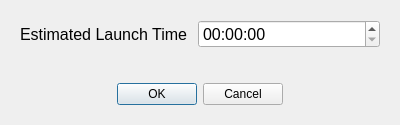
<?xml version="1.0" encoding="UTF-8"?>
<ui version="4.0">
 <class>LaunchTimeDialog</class>
 <widget class="QDialog" name="LaunchTimeDialog">
  <property name="geometry">
   <rect>
    <x>0</x>
    <y>0</y>
    <width>400</width>
    <height>125</height>
   </rect>
  </property>
  <property name="sizePolicy">
   <sizepolicy hsizetype="Fixed" vsizetype="Fixed">
    <horstretch>0</horstretch>
    <verstretch>0</verstretch>
   </sizepolicy>
  </property>
  <property name="windowTitle">
   <string>MEEGA - ELT</string>
  </property>
  <layout class="QVBoxLayout" name="verticalLayout">
   <property name="spacing">
    <number>10</number>
   </property>
   <property name="leftMargin">
    <number>20</number>
   </property>
   <property name="topMargin">
    <number>20</number>
   </property>
   <property name="rightMargin">
    <number>20</number>
   </property>
   <property name="bottomMargin">
    <number>20</number>
   </property>
   <item>
    <layout class="QFormLayout" name="formLayout">
     <item row="0" column="1">
      <widget class="QTimeEdit" name="launchTimeEdit">
       <property name="font">
        <font>
         <pointsize>12</pointsize>
        </font>
       </property>
       <property name="displayFormat">
        <string>HH:mm:ss</string>
       </property>
      </widget>
     </item>
     <item row="0" column="0">
      <widget class="QLabel" name="launchTimeLabel">
       <property name="font">
        <font>
         <pointsize>12</pointsize>
        </font>
       </property>
       <property name="text">
        <string>Estimated Launch Time</string>
       </property>
      </widget>
     </item>
    </layout>
   </item>
   <item>
    <spacer name="verticalSpacer">
     <property name="orientation">
      <enum>Qt::Orientation::Vertical</enum>
     </property>
     <property name="sizeType">
      <enum>QSizePolicy::Policy::MinimumExpanding</enum>
     </property>
     <property name="sizeHint" stdset="0">
      <size>
       <width>20</width>
       <height>10</height>
      </size>
     </property>
    </spacer>
   </item>
   <item>
    <widget class="QDialogButtonBox" name="buttonBox">
     <property name="orientation">
      <enum>Qt::Orientation::Horizontal</enum>
     </property>
     <property name="standardButtons">
      <set>QDialogButtonBox::StandardButton::Cancel|QDialogButtonBox::StandardButton::Ok</set>
     </property>
     <property name="centerButtons">
      <bool>true</bool>
     </property>
    </widget>
   </item>
  </layout>
 </widget>
 <resources/>
 <connections>
  <connection>
   <sender>buttonBox</sender>
   <signal>accepted()</signal>
   <receiver>LaunchTimeDialog</receiver>
   <slot>accept()</slot>
   <hints>
    <hint type="sourcelabel">
     <x>248</x>
     <y>254</y>
    </hint>
    <hint type="destinationlabel">
     <x>157</x>
     <y>274</y>
    </hint>
   </hints>
  </connection>
  <connection>
   <sender>buttonBox</sender>
   <signal>rejected()</signal>
   <receiver>LaunchTimeDialog</receiver>
   <slot>reject()</slot>
   <hints>
    <hint type="sourcelabel">
     <x>316</x>
     <y>260</y>
    </hint>
    <hint type="destinationlabel">
     <x>286</x>
     <y>274</y>
    </hint>
   </hints>
  </connection>
 </connections>
</ui>
